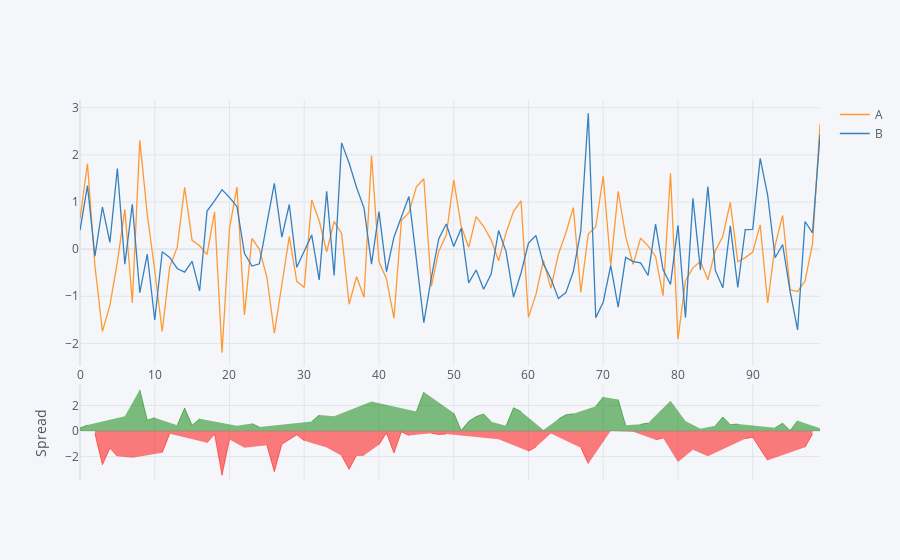

The code cell stored with this chart in its notebook:
### Markdown cell above
### Spread plot

### Code cell
df1[['A', 'B']].iplot(kind='spread')
